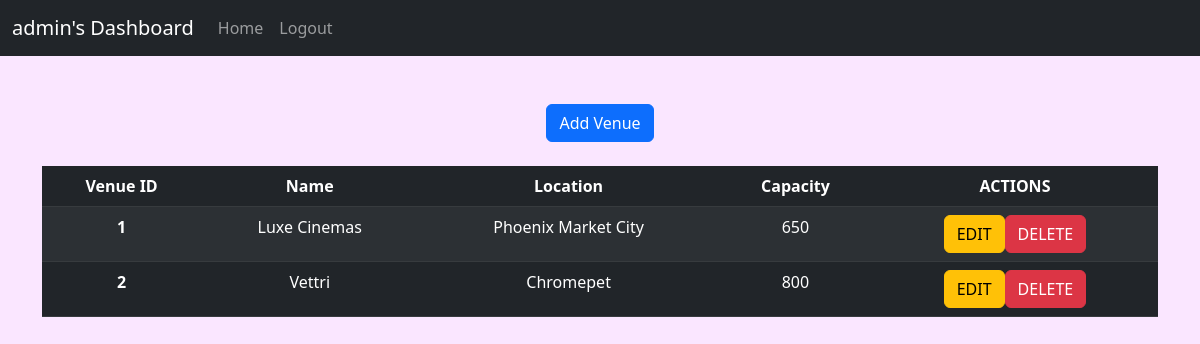
/manage_venues (signed in), run on an earlier commit of the app's database.
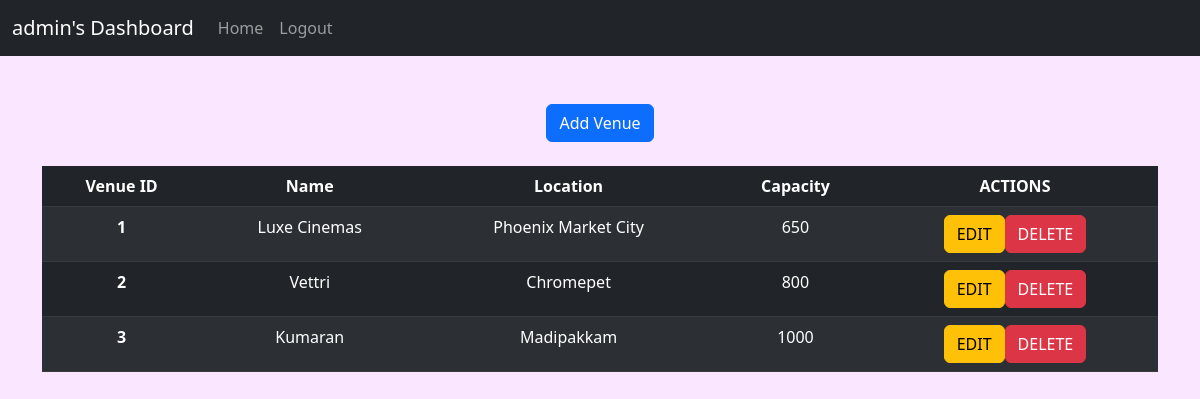
And on a later commit of the database.
### app/models.py (models this page shows, shortened)
class Venue(db.Model):
    id = db.Column(db.Integer, primary_key = True)
    name = db.Column(db.String(32), index = True, nullable = False)
    location = db.Column(db.String(64), index = True, nullable = False)
    caption = db.Column(db.String(128))
    capacity = db.Column(db.Integer, nullable = False)
    pic = db.Column(db.LargeBinary)
    shows = db.relationship('Show', secondary = 'show_venue', backref = 'venues', lazy = 'dynamic')
    bookings = db.relationship('Booking', backref = 'venue', cascade = 'all, delete')
    __table_args__ = (UniqueConstraint('name', 'location', name='u_venue_name_loc'),)

### app/routes.py (the view)
    def wrapper_func(*args, **kwargs):
        if current_user.username != "admin":
            flash("Access denied. No admin privileges for {}".format(current_user.username))
            return redirect(url_for('index'))
        else:
            return my_route(*args, **kwargs)

### app/models.py (called while the page is built)
@login.user_loader
def load_user(id):
    return User.query.get(int(id))

### app/routes.py (called while the page is built)
def check_admin_decor(my_route):
    def wrapper_func(*args, **kwargs):
        if current_user.username != "admin":
            flash("Access denied. No admin privileges for {}".format(current_user.username))
            return redirect(url_for('index'))
        else:
            return my_route(*args, **kwargs)
    wrapper_func.__name__ = my_route.__name__
    return wrapper_func

@app.route('/manage_venues')
@login_required
@check_admin_decor
def manage_venues():
    return render_template('manage_venues.html', title = 'Manage Venues', venues = Venue.query.all())

### app/templates/manage_venues.html (shortened to what this page needs)
{% extends "base.html" %}
{% block content %}
<div class = "container">
    <div class="d-flex justify-content-center mb-4">
        <a href="{{url_for('create_venue')}}">
            <button type="button" class="btn btn-primary">Add Venue</button>
        </a>
    </div>
    <table class="table table-dark table-striped">
        <thead>
          <tr>
            <th scope="col">Venue ID</th>
            <th scope="col">Name</th>
            <th scope="col">Location</th>
            <th scope="col">Capacity</th>
            <th scope="col">ACTIONS</th>
          </tr>
        </thead>
        <tbody>
        {% for venue in venues %}
            <tr>
            <th scope="row">{{venue.id}}</th>
            <td>{{venue.name}}</td>
            <td>{{venue.location}}</td>
            <td>{{venue.capacity}}</td>
            <td>
                <div class="btn-group" role="group" aria-label="Venue Actions">
                    <a href="{{ url_for('edit_venue',venue_id=venue.id) }}">
                        <button type="button" class="btn btn-warning">EDIT</button>
                    </a>
                    <a href="{{ url_for('delete_venue',venue_id=venue.id) }}">
                        <button type="button" class="btn btn-danger">DELETE</button>
                    </a>
                  </div>
            </td>
            </tr>
        {% endfor %}
        </tbody>
      </table>
</div>
{% endblock %}

What changed in the data, as far as the page shows it:
added Venue: id "3", name "Kumaran", location "Madipakkam", capacity "1000"
